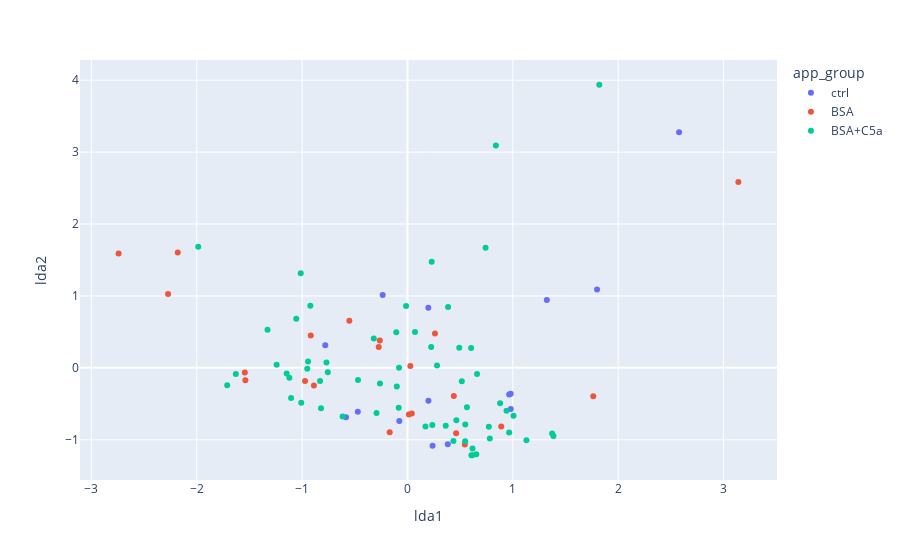

The cell this chart's notebook holds for it:
### Markdown cell above
#### LDA calc

### Code cell
def LDA_calc(features_vals, factor_df, group_column=None):
    tic = time.perf_counter()

    group_vals = factor_df.loc[:,group_column].values

    lda = LDA()
    lda_fit = lda.fit_transform(X=features_vals, y=group_vals)
    df_lda = pd.DataFrame({'lda1':lda_fit[:,0], 'lda2':lda_fit[:,1]})
    df_lda = pd.concat([factor_df, df_lda], axis = 1)

    toc = time.perf_counter()
    logging.info(f'PCA calc in {toc - tic:0.4f} seconds')
    return df_lda

features_vals = work_df[['rise', 'decay', 'FWHM', 'integral_abs', 'amp_dF']].values
factor_df = work_df[['sample', 'comp', 'app_group', 'peak_i', 'peak_time', ]]
lda_df = LDA_calc(features_vals=features_vals, factor_df=factor_df, group_column='app_group')


print(lda_df.head())

# plotting
# fig = px.box(lda_df, x="app_group", y="lda", color='app_group', points='all')
fig = px.scatter(lda_df, x="lda1", y="lda2", color='app_group')
fig.show()

### Figure 1 — Plotly figure (JSON) as saved in the notebook; plotly's stock layout.template omitted (floating-point values rounded to 4 significant figures)
{"data": [{"hovertemplate": "app_group=ctrl<br>lda1=%{x}<br>lda2=%{y}<extra></extra>", "legendgroup": "ctrl", "marker": {"color": "#636efa", "symbol": "circle"}, "mode": "markers", "name": "ctrl", "orientation": "v", "showlegend": true, "type": "scatter", "x": [1.322, 0.1989, 0.1978, -0.5833, -0.07748, -0.7802, 0.2382, -0.4714, 0.3827, 0.9801, 0.9651, -0.2354, 0.9794, 1.799, 2.578], "xaxis": "x", "y": [0.9421, -0.4587, 0.8345, -0.6858, -0.7388, 0.3144, -1.084, -0.6111, -1.062, -0.5726, -0.3707, 1.012, -0.3584, 1.09, 3.276], "yaxis": "y"}, {"hovertemplate": "app_group=BSA<br>lda1=%{x}<br>lda2=%{y}<extra></extra>", "legendgroup": "BSA", "marker": {"color": "#EF553B", "symbol": "circle"}, "mode": "markers", "name": "BSA", "orientation": "v", "showlegend": true, "type": "scatter", "x": [0.44, -2.18, 0.02723, -0.9179, 0.2611, -0.888, 0.8898, 1.763, -0.5518, 0.01345, 0.5442, 0.4615, -0.2627, -0.9721, -1.538, -0.169, -2.742, -1.544, 0.0409, -0.2729, -2.272, 3.141], "xaxis": "x", "y": [-0.392, 1.605, 0.02715, 0.4491, 0.4783, -0.2466, -0.8153, -0.3955, 0.6555, -0.6482, -1.067, -0.9105, 0.3809, -0.1829, -0.1711, -0.8965, 1.591, -0.06333, -0.6337, 0.2905, 1.026, 2.585], "yaxis": "y"}, {"hovertemplate": "app_group=BSA+C5a<br>lda1=%{x}<br>lda2=%{y}<extra></extra>", "legendgroup": "BSA+C5a", "marker": {"color": "#00cc96", "symbol": "circle"}, "mode": "markers", "name": "BSA+C5a", "orientation": "v", "showlegend": true, "type": "scatter", "x": [0.6603, 0.8391, 0.7412, -1.013, -0.07981, -0.0135, -1.056, 0.4917, 0.6038, -0.769, 0.965, 0.0715, -1.147, 0.3628, -0.4695, 0.5487, 0.9399, -1.629, -1.711, 0.1709, -0.2613, 0.7722, 0.5641, 0.3855, 0.8793, 0.6068, 0.2356, 0.6531, 1.129, 1.373, 0.2803, 0.5473, 0.617, 0.6153, -0.3196, -0.7561, -0.9434, -0.9512, -0.2938, -0.8298, 0.4641, 1.006, 0.225, -0.08337, 0.436, 1.385, -1.328, -0.8211, -1.121, -0.6157, -1.242, -1.105, 0.5155, -1.008, -0.1013, 0.7814, -0.9222, 0.2299, -0.1063, -1.986, 1.821], "xaxis": "x", "y": [-0.08507, 3.092, 1.672, 1.315, 0.002527, 0.8604, 0.6816, 0.2789, 0.2765, 0.074, -0.8995, 0.4976, -0.07989, -0.8066, -0.168, -0.7861, -0.5976, -0.087, -0.2411, -0.8155, -0.2178, -0.8207, -0.5494, 0.8448, -0.4918, -1.214, -0.7947, -1.2, -1.007, -0.9127, 0.03192, -1.022, -1.12, -1.215, 0.4079, -0.06023, 0.08868, -0.01331, -0.6282, -0.182, -0.7296, -0.6676, 0.2904, -0.5536, -1.016, -0.9475, 0.5303, -0.5619, -0.1369, -0.6751, 0.04322, -0.4182, -0.185, -0.4864, -0.2577, -0.9817, 0.8626, 1.474, 0.4941, 1.686, 3.937], "yaxis": "y"}], "layout": {"legend": {"title": {"text": "app_group"}, "tracegroupgap": 0}, "margin": {"t": 60}, "xaxis": {"anchor": "y", "domain": [0, 1], "title": {"text": "lda1"}}, "yaxis": {"anchor": "x", "domain": [0, 1], "title": {"text": "lda2"}}}}
